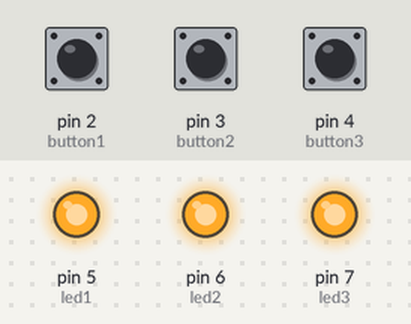
A sketch run on a simulated Arduino Uno, built with avr-gcc and run on an emulated ATmega328P. On the bench: output pins drawn as LEDs (lit = HIGH). Inputs (shaded band) come from the test bench; at power-on: pin 2 (button1) HIGH, pin 3 (button2) HIGH, pin 4 (button3) HIGH.

Above: at 1.2 s.
1.3 s: pin 2 (button1) pulled LOW for 0.15 s
At 1.37 s:
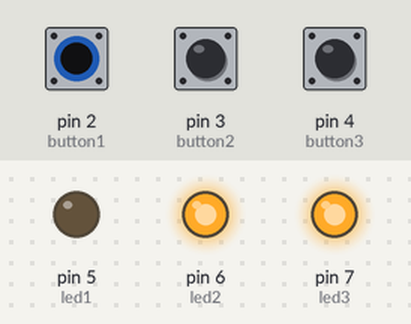
2.9 s: pin 3 (button2) pulled LOW for 0.15 s
At 2.97 s:
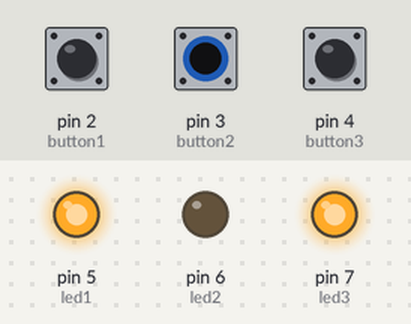
4.5 s: pin 4 (button3) pulled LOW for 0.15 s
At 4.57 s:
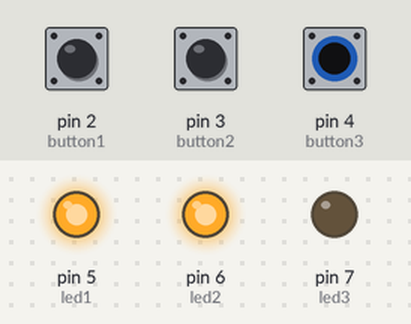
6.1 s: pin 4 (button3) pulled LOW for 3.2 s
At 10.2 s:
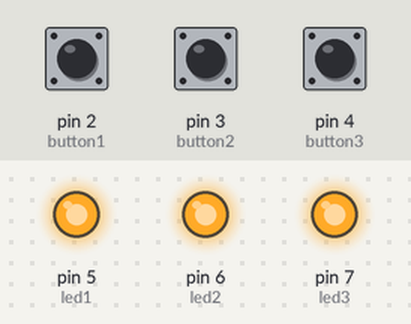
10.8 s: pin 2 (button1) pulled LOW for 3.2 s
At 11.3 s:
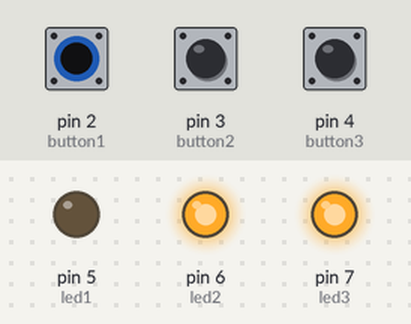
15.5 s: pin 2 (button1) driven LOW and pin 3 (button2) driven LOW
At 16.1 s:
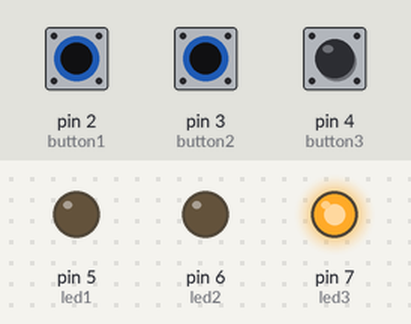
Timing chart, 0 to 18.0 s (numbered marks = the images above; inputs shaded):
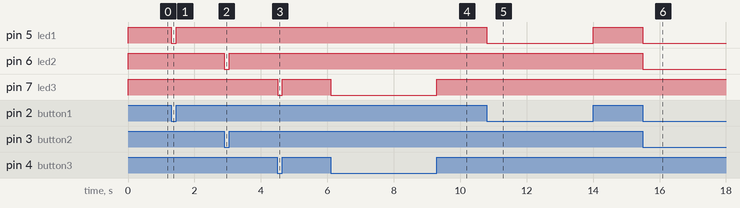

The sketch:

3_buttons1.ino
```cpp
// Define button input pins
const int button1 = 2;
const int button2 = 3;
const int button3 = 4;

// Define LED output pins
const int led1 = 5;
const int led2 = 6;
const int led3 = 7;

void setup() {
  // Set button pins as INPUT
  pinMode(button1, INPUT_PULLUP);
  pinMode(button2, INPUT_PULLUP);
  pinMode(button3, INPUT_PULLUP);

  // Set LED pins as OUTPUT
  pinMode(led1, OUTPUT);
  pinMode(led2, OUTPUT);
  pinMode(led3, OUTPUT);
}

void loop() {
  // Read each button state and control the corresponding LED
  if (digitalRead(button1) == HIGH) {
    digitalWrite(led1, HIGH);
  } else {
    digitalWrite(led1, LOW);
  }

  if (digitalRead(button2) == HIGH) {
    digitalWrite(led2, HIGH);
  } else {
    digitalWrite(led2, LOW);
  }

  if (digitalRead(button3) == HIGH) {
    digitalWrite(led3, HIGH);
  } else {
    digitalWrite(led3, LOW);
  }
}
```

Measured:
- after the input at 1.3 s, pin 5 (led1): HIGH → LOW at once, → HIGH 0.15 s later
- after the input at 2.9 s, pin 6 (led2): HIGH → LOW at once, → HIGH 0.15 s later
- after the input at 4.5 s, pin 7 (led3): HIGH → LOW at once, → HIGH 0.15 s later
- after the input at 6.1 s, pin 7 (led3): HIGH → LOW at once, → HIGH 3.2 s later
- after the input at 10.8 s, pin 5 (led1): HIGH → LOW at once, → HIGH 3.2 s later
- after the input at 15.5 s, pin 5 (led1), pin 6 (led2): HIGH → LOW at once
